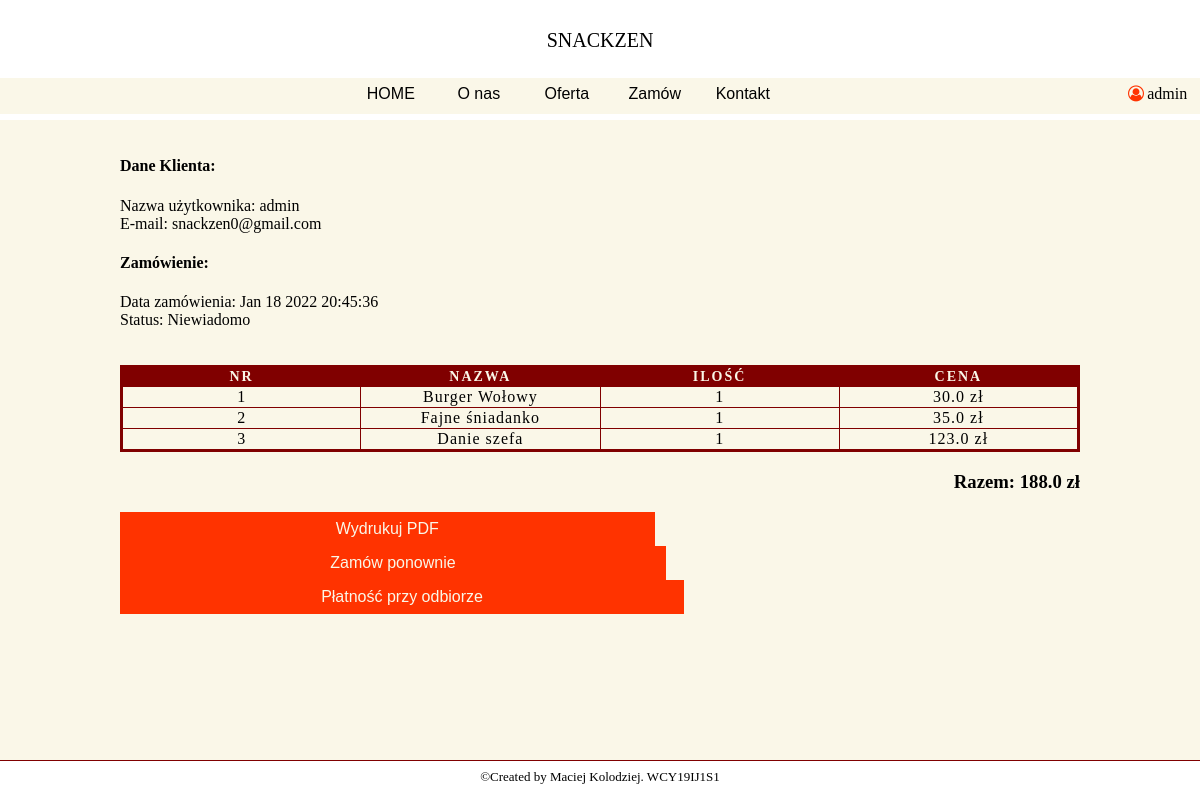
The page /orders/ee13214555 (signed in) on the database as committed earlier.
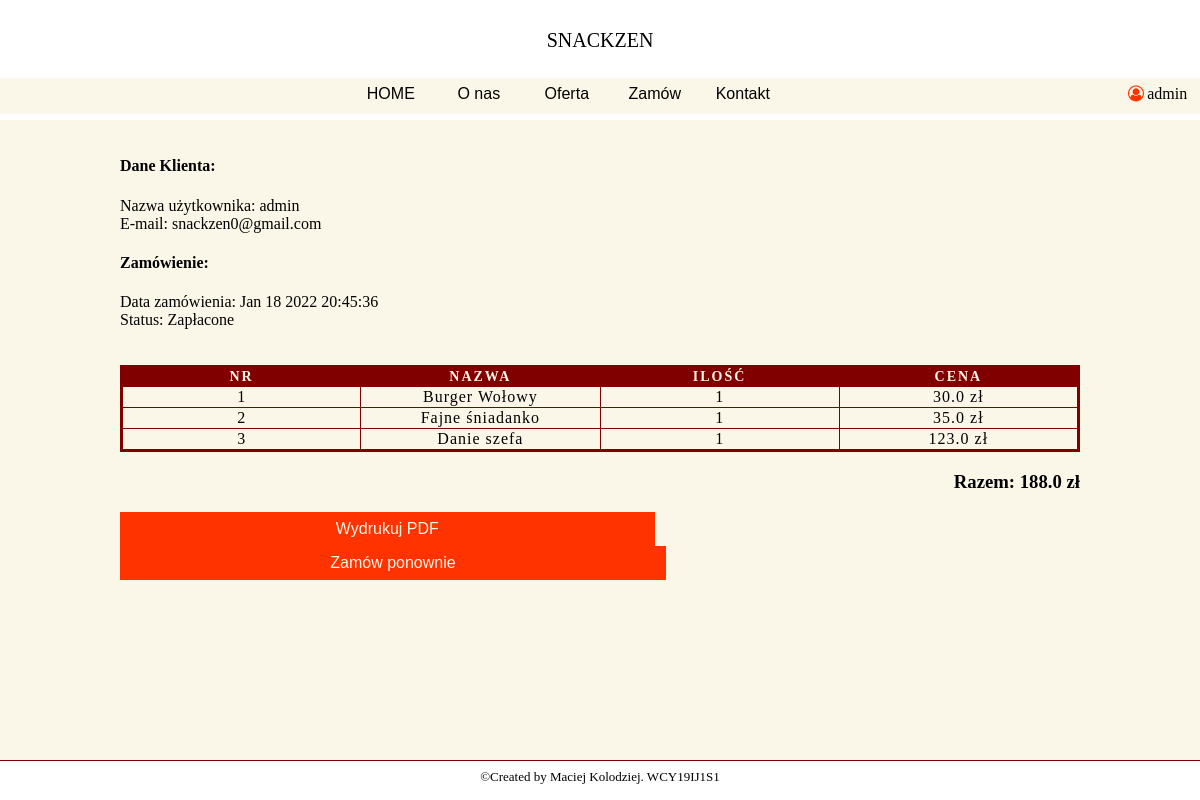
The same page on the database as committed later.
### Restaurant/models.py (models this page shows, shortened)
class User(db.Model, UserMixin):
    id = db.Column(db.Integer, primary_key=True)
    username = db.Column(db.String(20), unique=True, nullable=False)
    email = db.Column(db.String(120), unique=True, nullable=False)
    password = db.Column(db.String(60), unique=True)

class CustomerOrder(db.Model):
    id = db.Column(db.Integer, primary_key=True)
    invoice = db.Column(db.String(20), unique=True, nullable=False)
    status = db.Column(db.String(20), default='Niewiadomo', nullable=False)
    customer_id = db.Column(db.String(20), unique=False, nullable=False)
    date_created = db.Column(db.DateTime, default=datetime.utcnow, nullable=False)
    orders = db.Column(JsonEcodedDict)

### Restaurant/routes.py (the view)
@app.route('/orders/<invoice>')
@login_required
def orders(invoice):
    if current_user.is_authenticated:
       total = 0
       customer_id = current_user.id
       customer = User.query.filter_by(id=customer_id).first()
       orders = CustomerOrder.query.filter_by(invoice=invoice).first()
       for _key, product in orders.orders.items():
           total += float(product['price']) * int(product['quantity'])
    else:
        return redirect(url_for('login'))
    return render_template('user-order.html', menu=menu, invoice=invoice, total=str(total), customer=customer, orders=orders)

### Restaurant/models.py (called while the page is built)
@login_manager.user_loader
def load_user(user_id):
    return User.query.get(int(user_id))

    def process_result_value(self, value, dialect):
        if value is None:
            return {}
        else:
            return json.loads(value)

### Restaurant/templates/user-order.html (shortened to what this page needs)
{% extends "layout.html" %}
{% block content %}
    <div id="information-box">
    <div class="information-box-content3">
            <h4>Dane Klienta: </h4>
            Nazwa użytkownika: {{ customer.username }} <br>
            E-mail: {{ customer.email }} <br>
            <h4>Zamówienie: </h4>
            Data zamówienia: {{ orders.date_created.strftime("%b %d %Y %H:%M:%S") }} <br>
            Status: {{ orders.status }} <br>
            <br>
            <br>
                <table class="table">
                <thead>
                    <th>Nr</th>
                    <th>Nazwa</th>
                    <th>Ilość</th>
                    <th>Cena</th>
                </thead>
                <tbody>
                    {% for key, product in orders.orders.items() %}
                        <tr>
                            <td>{{ loop.index }}</td>
                            <td>{{ product.name }}</td>
                            <td>{{ product.quantity }}</td>
                            <td>{{ product.price }} zł</td>
                        </tr>
                    {% endfor %}
                </tbody>
            </table>
            <h3 style ="text-align: right">Razem: {{ total }} zł</h3>
                <form action="{{url_for('get_pdf', invoice=invoice)}}" method="POST">
                    <button class="btn" type='submit'>Wydrukuj PDF</button>
                </form>
                <form action="{{url_for('order_again', invoice=invoice)}}" method="POST">
                    <button class="btn" type='submit'>Zamów ponownie</button>
                </form>
                {% if orders.status =='Zapłacone' or orders.status == 'Płatność przy odbiorze' %}
                {% else %}
                <form action="{{url_for('payment_delivery')}}" method="POST">
                    <button class="btn" type='submit'>Płatność przy odbiorze</button>
                </form>
                    {% set amount =  total.replace('.','') %}
            {% endif %}
    </div></div>
{% endblock %}

### Restaurant/templates/layout.html (shortened to what this page needs)
<!DOCTYPE html>
<html lang="en">
<head>
    <link rel= "stylesheet" type= "text/css" href= "{{ url_for('static',filename='styles/style.css') }}">
    <link rel= "stylesheet" type= "text/css" href= "{{ url_for('static',filename='styles/fontello.css') }}">
</head>
<body>
    <div id="top-bar">
        <div id="res_name">
            <p>SNACKZEN</p>
        </div>
        <div id="contest-menu">
            {% for el in menu %}
                <a class="contest-menu-element" href="{{ el.url }}">{{ el.name }} </a>
            {% endfor %}
            {% if current_user.is_authenticated %}
                <div class="contest-menu-element-user">
            <a><i class="icon-user"></i></a>{{ current_user.username }}
            </div>
            {% endif %}
        </div>
    </div>
{% block content %}{% endblock %}
    <footer>
        <p>©Created by Maciej Kolodziej. WCY19IJ1S1</p>
    </footer>
</body>
</html>

### Restaurant/static/styles/style.css (style rules this page uses)
body { margin: 0px; height: 100vh; width: 100%; background-color: white; overflow: hidden; }
footer { border-top: groove; border-top-color: #800000; border-width: thin; text-align: center; font-size: small; }
form { width: 100%; display: grid; grid-template-columns: auto auto; grid-gap: 1%; }
footer p { margin-top: 8px; }
#top-bar { position: relative; width: 100%; height: 15%; background-color: white; }
#res_name { position: absolute; bottom: 40%; display: inline-block; vertical-align: middle; text-align: center; width: 100%; font-size: 20px; font-weight: lighter; }
#contest-menu { position: absolute; bottom: 5%; background-color: rgb(250,247, 232); text-align: center; width: 100%; height: 30%; }
.contest-menu-element { font-family: Arial Narrow, sans-serif; width: 7%; text-align: center; color: black; display: inline-block; height: 100%; line-height: 2; text-decoration: none; }
.contest-menu-element-user { margin-left: 28%; margin-right: -28%; text-align: center; color: black; display: inline-block; justify-content: right; height: 100%; line-height: 2; text-decoration: none; }
#information-box { height: 80%; width: 100%; background-color: rgb(250,247, 232); display: flex; flex-direction: row; justify-content: space-around; }
.information-box-content3 { align-self: center; height: 95%; width: 80%; display: flex; flex-direction: column; justify-content: flex-start; overflow-y: auto; }
.icon-user { color: #ff3300; }
table { table-layout: fixed; width: 100%; border-collapse: collapse; border: 3px solid #800000; }
thead { background-color: #800000; color: rgb(250,247, 232); font-size: 0.875rem; text-transform: uppercase; }
tbody td { text-align: center; }
th { letter-spacing: 2px; border: 1px solid #800000; }
td { letter-spacing: 1px; border: 1px solid #800000; }
.btn { font-size: 1rem; background-color: #ff3300; color: rgb(250,247, 232); border: maroon; padding: .5rem; }

Rows that differ between the two databases and show on the page:
changed CustomerOrder: status "Niewiadomo" → "Zapłacone"
Other text that changed with them:
text no longer shown: "Płatność przy odbiorze"
